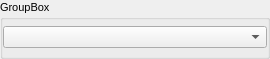
<ui version="4.0" >
 <class>Listval_UI</class>
 <widget class="QWidget" name="Listval_UI" >
  <property name="geometry" >
   <rect>
    <x>0</x>
    <y>0</y>
    <width>270</width>
    <height>59</height>
   </rect>
  </property>
  <layout class="QGridLayout" >
   <property name="margin" >
    <number>0</number>
   </property>
   <property name="spacing" >
    <number>0</number>
   </property>
   <item row="0" column="0" >
    <widget class="QGroupBox" name="title" >
     <property name="font" >
      <font>
       <pointsize>8</pointsize>
      </font>
     </property>
     <property name="title" >
      <string>GroupBox</string>
     </property>
     <layout class="QGridLayout" >
      <property name="margin" >
       <number>0</number>
      </property>
      <property name="spacing" >
       <number>0</number>
      </property>
      <item row="0" column="0" >
       <widget class="KComboBox" name="list" />
      </item>
     </layout>
    </widget>
   </item>
  </layout>
 </widget>
 <customwidgets>
  <customwidget>
   <class>KComboBox</class>
   <extends>QComboBox</extends>
   <header>kcombobox.h</header>
  </customwidget>
 </customwidgets>
 <resources/>
 <connections/>
</ui>
